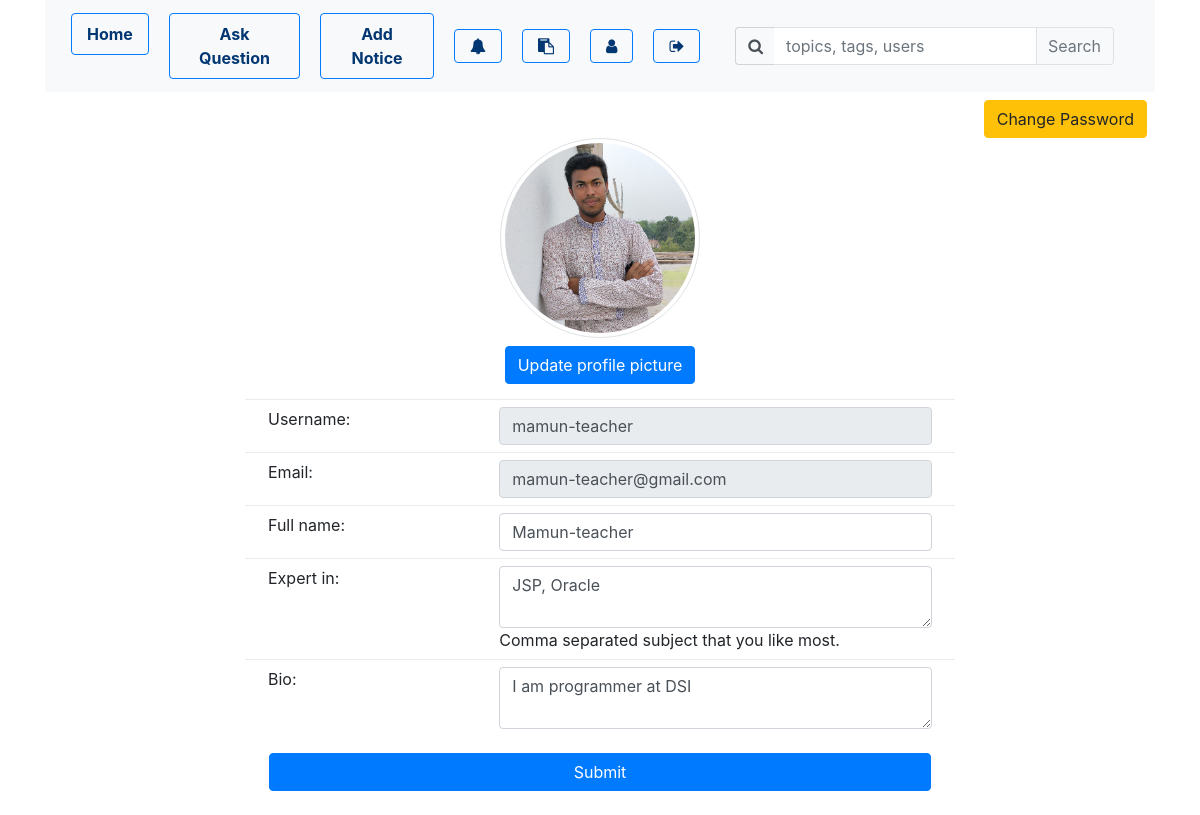
/editProfile.php (signed in), run on the app's committed database.
### tables this page shows
CREATE TABLE `user` (
  `fullname` varchar(100) NOT NULL,
  `student_id` varchar(10) NOT NULL,
  `user_name` varchar(50) NOT NULL,
  `email` varchar(50) NOT NULL,
  `password` varchar(300) NOT NULL,
  `role` varchar(15) NOT NULL,
  `expert_in` varchar(3000) NOT NULL,
  `description` varchar(10000) NOT NULL,
  `batch` varchar(25) NOT NULL,
  `designation` varchar(256) NOT NULL,
  `profile_picture` varchar(500) NOT NULL
);

### DatabaseConnection.php (called while the page is built, shortened)
<?php
$host = "localhost";
$db = "ict_forum";
$user = "root";
$pass = "";
function getUserDetails($userName) {
    global $host, $db, $user, $pass;
    $con = mysqli_connect($host, $user, $pass, $db);
    $query = "select user_name,email,role,fullname,student_id,expert_in,batch,designation,description,profile_picture from user where user_name='$userName';";
    $result = mysqli_query($con, $query);
    if (mysqli_num_rows($result) > 0) {
        return $result;
    } else {
        mysqli_close($con);
        return "";
    }
}
?>

### editProfile.php (the view, shortened to what this page needs)
<?php include 'includes/navbar.php'; ?>
<?php
if (isset($_SESSION['userName'])) {
    $userName = $_SESSION['userName'];
} else {
    header("Location:login.php?page=profile.php");
}
$result = getUserDetails($userName);
$row = NULL;
if ($result != "") {
    $row = mysqli_fetch_assoc($result);
}
?>
<div class="container">
    <div class="row d-flex justify-content-end mr-2">
        <a href="changePassword.php" class="btn btn-warning">Change Password</a>
    </div>
    <div class="row">
        <div class="col-md-8 offset-md-2 text-center">
            <img src="<?php
            if ($row['profile_picture'] != "")
                echo 'images/' . $row['profile_picture'];
            else {
                echo 'images/avatar.png';
            }
            ?>" class="img-fluid img-thumbnail rounded-circle" height="200px;" width="200px;"/>
        </div>
    </div>
    <div class="row d-flex justify-content-center align-items-center m-2">
        <span class="btn btn-primary btn-file">
            Update profile picture <input type="file" name="upload_image" id="upload_image" accept="image/*" />
        </span>
    </div>
    <form method="post" action="#">
        <div class="col-md-8 offset-md-2">
            <div class="dropdown-divider sidebar"></div>
            <div class="row m-2">
                <div class="col-md-4 col-sm-12">
                    Username:
                </div>
                <div class="col-md-8 col-sm-12">
                    <input name="username" class="form-control" value="<?php echo $row['user_name']; ?>" readonly/>
                </div>
            </div>
            <div class="dropdown-divider sidebar"></div>
            <div class="row m-2">
                <div class="col-md-4 col-sm-12">
                    Email:
                </div>
                <div class="col-md-8 col-sm-12">
                    <input name="email" class="form-control" value="<?php echo $row['email']; ?>" readonly/>
                </div>
            </div>
            <div class="dropdown-divider sidebar"></div>
            <div class="row m-2">
                <div class="col-md-4 col-sm-12">
                    Full name:
                </div>
                <div class="col-md-8 col-sm-12">
                    <input name="fullname" class="form-control" value="<?php echo $row['fullname']; ?>"/>
                </div>
            </div>
            <div class="dropdown-divider sidebar"></div>
            <div class="row m-2">
                <div class="col-md-4 col-sm-12">
                    Expert in:
                </div>
                <div class="col-md-8 col-sm-12">
                    <textarea name="expert_in" class="form-control"><?php echo '' . $row['expert_in']; ?></textarea>
                    Comma separated subject that you like most.
                </div>
            </div>
            <div class="dropdown-divider sidebar"></div>
            <div class="row m-2">
                <div class="col-md-4 col-sm-12">
                    Bio:
                </div>
                <div class="col-md-8 col-sm-12">
                    <textarea class="form-control" name="description"><?php echo '' . $row['description']; ?></textarea>
                </div>
            </div>
            <div class="row m-4">
                <input type="submit" class="btn btn-primary" value="Submit" style="width: 100%;"/>
            </div>
        </div>
    </form>
</div>

### styles/style.css (style rules this page uses)
.dropdown-divider.sidebar { margin-top: -1px; margin-bottom: -1px; }
.btn-file { position: relative; overflow: hidden; }
body { padding-top: 100px; }

### data on the page
user: profile_picture (picture), username "mamun-teacher", email "mamun-teacher@gmail.com", fullname "Mamun-teacher", expert_in "JSP, Oracle", description "I am programmer at DSI"
